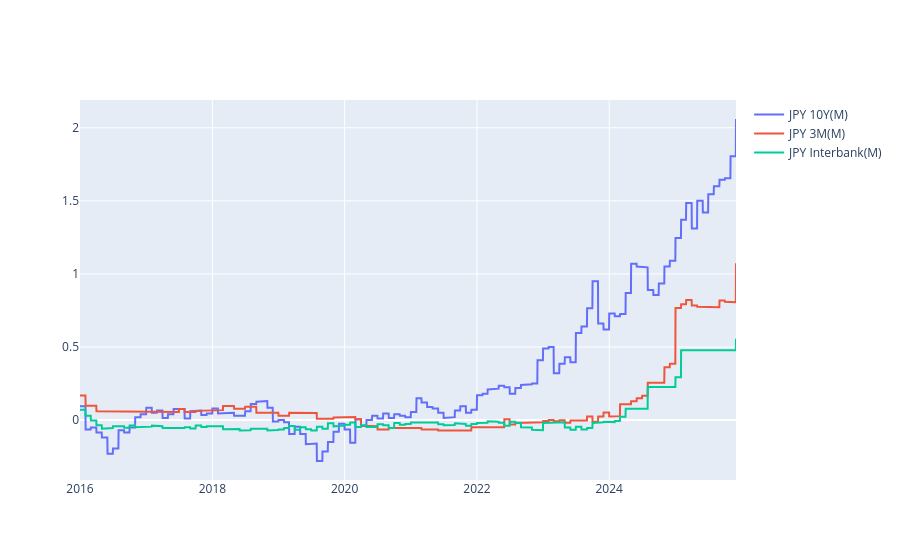

Write notebook code for a chart like this one.
### Code cell
fig = go.Figure()
fig.add_trace(go.Scatter(x = jap.index, y = jap['JPY 10Y(M)'], name='JPY 10Y(M)'))
fig.add_trace(go.Scatter(x = jap.index, y = jap['JPY 3M(M)'], name='JPY 3M(M)'))
fig.add_trace(go.Scatter(x = jap.index, y = jap['JPY Interbank(M)'], name='JPY Interbank(M)'))

### Figure 1 — Plotly figure (JSON) as saved in the notebook; plotly's stock layout.template omitted (floating-point values rounded to 4 significant figures; data arrays with more than 128 entries replaced by an {"elided": "..."} marker saying what was removed)
{"data": [{"name": "JPY 10Y(M)", "type": "scatter", "x": {"elided": "3623 str values"}, "y": {"elided": "3623 float values"}}, {"name": "JPY 3M(M)", "type": "scatter", "x": {"elided": "3623 str values"}, "y": {"elided": "3623 float values"}}, {"name": "JPY Interbank(M)", "type": "scatter", "x": {"elided": "3623 str values"}, "y": {"elided": "3623 float values"}}], "layout": {}}
